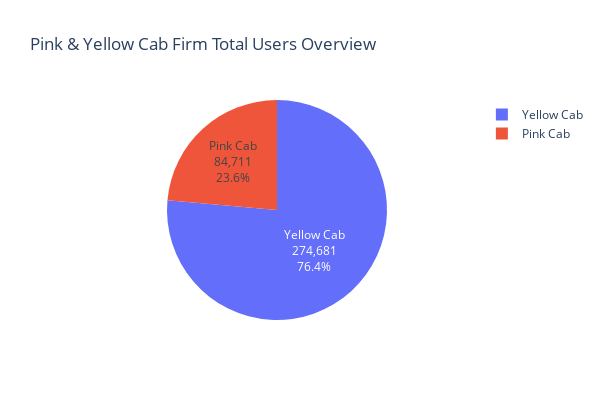

The notebook cell this image was saved under:
### Markdown cell above
*The Graph indicates that the numbers of users in  the Yellow Cab is 3 times among pink one*

### Code cell
Users_cal= Final_cab_data.groupby("Company").count()

fig1 = px.pie(Users_cal,
                        values=Users_cal.Users,
                        names=Users_cal.index ,title="Pink & Yellow Cab Firm Total Users Overview"
                       
                        )
fig1.update_traces(
                        textposition='inside',
                        textinfo='value+percent+label',
                       
                        )
fig1.update_layout(width = 600 , height = 400 )

### Figure 1 — Plotly figure (JSON) as saved in the notebook; plotly's stock layout.template omitted (floating-point values rounded to 4 significant figures)
{"data": [{"domain": {"x": [0, 1], "y": [0, 1]}, "hovertemplate": "Company=%{label}<br>Users=%{value}<extra></extra>", "labels": ["Pink Cab", "Yellow Cab"], "legendgroup": "", "name": "", "showlegend": true, "textinfo": "value+percent+label", "textposition": "inside", "type": "pie", "values": [84711, 274681]}], "layout": {"height": 400, "legend": {"tracegroupgap": 0}, "title": {"text": "Pink & Yellow Cab Firm Total Users Overview"}, "width": 600}}
